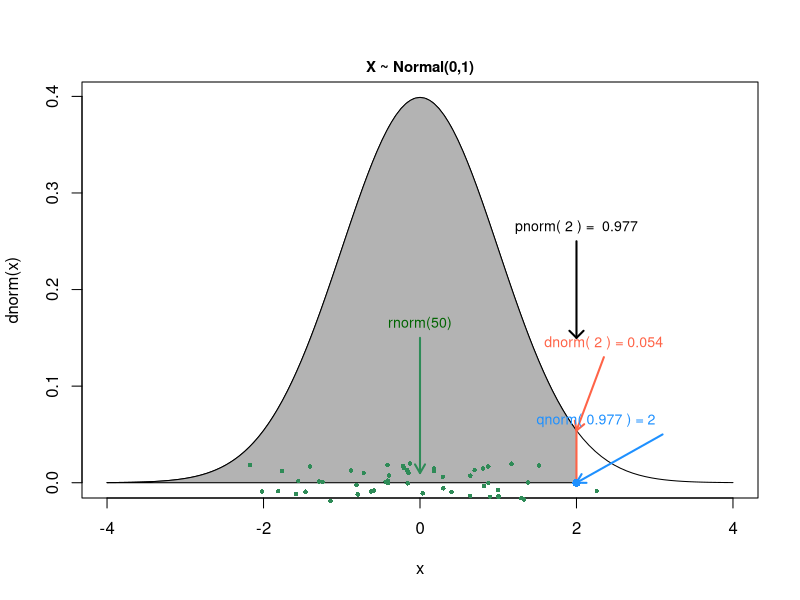

Write the R code that produced this figure.
# Probably functions in R (d, p, q, and r)
# Code adapted from Jack Weiss's courses at UNC

# What is your favorite continuous number between -4 and 4? 
fav_value <- 2 # let's all start with 2, then play around after we discuss

# (after you set your fav_value, just Source the script)

## -- -- -- -- -- -- -- -- -- -- -- -- -- -- -- -- -- -- -- -- -- -- -- -- -- --
## -- -- -- -- -- -- -- -- -- -- -- -- -- -- -- -- -- -- -- -- -- -- -- -- -- --
# set up plotting parameters
par(xpd=F)

# generate normal distribution plot that we will build on
curve(dnorm,-4,4)
mtext(side=3,line=.3,'X ~ Normal(0,1)',cex=.9,font=2)


# set up x variable that we will get probabilities for 
# get a sequence of numbers from -4 to 2
xvar <- seq(-4,fav_value,length=100)

# get probability of observing each value in xvar under a normal(0,1)
# NOTE: default values of dnorm is mean = 0, and sd = 1 (standard normal)
#       so we don't have to explicitly state those arguments
dvals<-dnorm(xvar)

## -- -- -- -- -- -- -- -- -- -- -- -- -- -- -- -- -- -- -- -- -- -- -- -- -- --
## -- -- -- -- -- -- -- -- -- -- -- -- -- -- -- -- -- -- -- -- -- -- -- -- -- --
#### PNORM ####
polygon(c(xvar, rev(xvar)), c(rep(0, 100), rev(dvals)), col = 'grey70')

# annotate plot with info
arrows(fav_value, 0.15, fav_value, 0.25, code = 1, angle = 45, length = 0.1, lwd = 2)
text(fav_value, 0.25, paste('pnorm(', fav_value, ') = ', round(pnorm(fav_value), 3)), 
     pos = 3, cex = 0.85)

## -- -- -- -- -- -- -- -- -- -- -- -- -- -- -- -- -- -- -- -- -- -- -- -- -- --
## -- -- -- -- -- -- -- -- -- -- -- -- -- -- -- -- -- -- -- -- -- -- -- -- -- --
#### DNORM ####
# annotate plot with dnorm
segments(fav_value, 0, fav_value, dnorm(fav_value), lwd = 2, col = 'tomato')
arrows(fav_value, dnorm(fav_value), fav_value + 0.35, 0.13, code = 1, angle = 30, 
       length = 0.1, lwd = 2, col = 'tomato')
text(fav_value + 0.35, 0.13, paste('dnorm(', fav_value, ') =', round(dnorm(fav_value), 3)), 
     cex = 0.85, pos = 3, col = 'tomato')

## -- -- -- -- -- -- -- -- -- -- -- -- -- -- -- -- -- -- -- -- -- -- -- -- -- --
## -- -- -- -- -- -- -- -- -- -- -- -- -- -- -- -- -- -- -- -- -- -- -- -- -- --
#### QNORM ####

points(fav_value, 0, col = 'dodgerblue', pch = 16, cex = 1.1)
arrows(fav_value, 0, fav_value + 1.1, 0.05, code = 1, angle = 30, length = 0.1, lwd = 2, 
       col = 'dodgerblue')
text(fav_value + 0.25, 0.05, paste('qnorm(', round(pnorm(fav_value), 3), ') =', fav_value), 
     cex = 0.85, pos = 3, col = 'dodgerblue')

## -- -- -- -- -- -- -- -- -- -- -- -- -- -- -- -- -- -- -- -- -- -- -- -- -- --
## -- -- -- -- -- -- -- -- -- -- -- -- -- -- -- -- -- -- -- -- -- -- -- -- -- --
#### RNORM ####
par(xpd=T)

points(rnorm(50), jitter(rep(0, 50)), pch = 16, cex = 0.6, col = 'seagreen')
arrows(0, 0.01, 0, 0.15, code = 1, angle = 30, length = 0.1, 
       lwd = 2, col = 'seagreen')
text(0, 0.15, 'rnorm(50)', col = 'darkgreen', cex = 0.85, pos = 3)

# END
## -- -- -- -- -- -- -- -- -- -- -- -- -- -- -- -- -- -- -- -- -- -- -- -- -- --